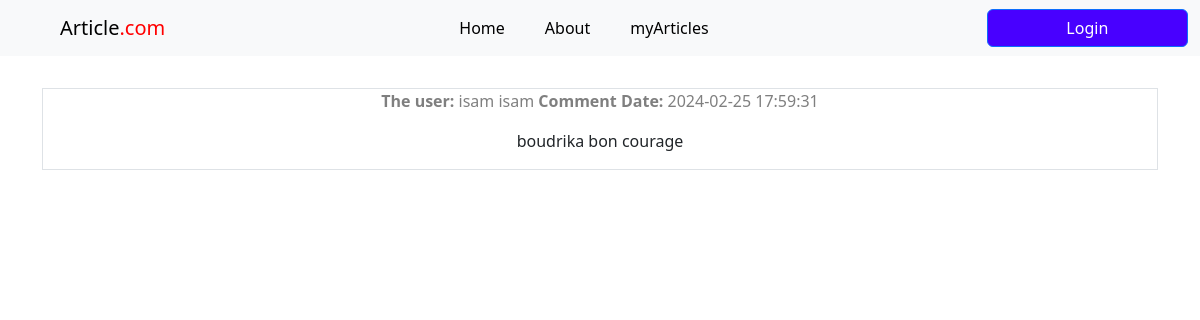
/comment.php?action=view&ID=21, run on the app's committed database.
### tables this page shows
CREATE TABLE `comments` (
  `ID` int(11) NOT NULL,
  `ID_User` int(11) NOT NULL,
  `ID_Article` int(11) NOT NULL,
  `comment` varchar(255) NOT NULL,
  `Date` datetime NOT NULL
);

CREATE TABLE `users` (
  `ID` int(11) NOT NULL,
  `Username` varchar(255) NOT NULL,
  `Password` varchar(255) NOT NULL,
  `Email` varchar(255) NOT NULL,
  `Fullname` varchar(255) NOT NULL,
  `profil_image` varchar(255) NOT NULL,
  `Admin` int(11) NOT NULL DEFAULT 0
);

### comment.php (the view, shortened to what this page needs)
<?php
        include "init.php";
        $action=isset($_GET['action'])?$_GET['action']:"noaction";
        if($action=="add"){
                if(isset($_SESSION['ID'])  && isset($_SESSION['Fullname'])){ ?>
                 <div class="container w-50 mt-5">
                    <form action="comment.php?action=Insert" method="POST">
                        <input type="hidden" name="articleid" value="<?php echo $_GET['ID']; ?>">
                          <input type="text" name="commentaire" class="form-control" placeholder="Add your comment">
                          <button type="submit" class="btn btn-primary mt-2"> Submit</button>
                    </form>
                 </div>
               <?php }
                else{
                    echo "<div class='container alert alert-danger'>You Should Login For Add Comment</div>";
                }
        }
        elseif($action=="view"){
             $article_id=$_GET['ID'];
             echo "<div class='container pt-2'>";
             if(!empty($article_id)){
                        $statement=$con->prepare("SELECT comments.comment ,users.Fullname,comments.Date FROM comments INNER JOIN
                                                                     users
                                                                     ON comments.ID_User=users.ID
                                                                     INNER JOIN article
                                                                     ON comments.ID_Article=article.ID
                                                                     WHERE article.ID=? ORDER BY DATE DESC
                        ");
                        $statement->execute(array($article_id));
                        $rows = $statement->fetchAll();
                        if($statement->rowCount()>0){
                            foreach($rows as $row){
                                echo "<div class='border mt-4 mb-2'>";
                                       echo "<p class='text-center text-black-50'><strong>The user:   </strong>".$row['Fullname']."      "."<strong>Comment Date:      </strong>".$row['Date']."</p>";
                                       echo "<p class='text-center'>".$row['comment']."</p>";
                                echo "</div>";
                            }
                        }
              echo "</div>";
             }
             else{
                echo "<div class='container alert alert-danger'>Why you Want to change ID hhhhh But I haven't Proble because your ID saved In the SESSION SO ANY YOU ARE THE RESPONSIBLE</div>";
             }
        }
?>

### data on the page
comments: ID_User.Fullname "isam isam", Date "2024-02-25 17:59:31", comment "boudrika bon courage"
